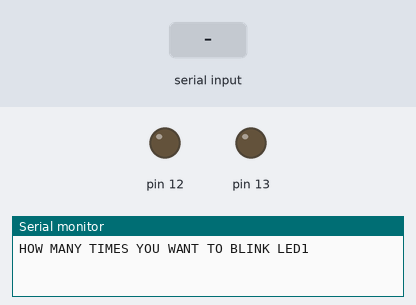
A sketch run on a simulated Arduino Uno, built with avr-gcc and run on an emulated ATmega328P. Parts: output pins drawn as LEDs (lit = HIGH), the last lines printed to the serial monitor. Dashed ring = blinking. The inputs (shaded band) are chosen by the test bench.

Above: at 1.2 s.
1.3 s: "90,45\n" received over Serial
At 1.42 s:
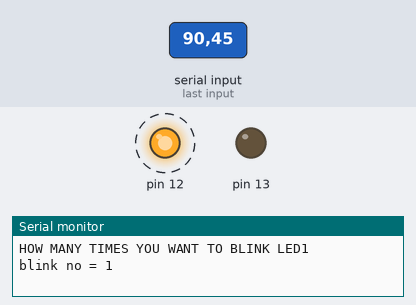
Timing chart, 0 to 10.3 s (numbered marks = the images above; inputs shaded):
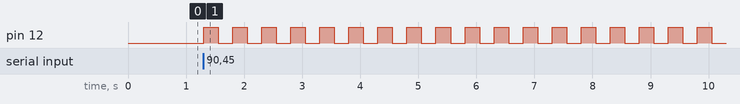

Measured:
- after the input at 1.3 s, pin 12: alternates HIGH for 0.25 s and LOW for 0.25 s, starting at once

The sketch:

sketch_may30b.ino
```cpp
int moro;
void setup() {

Serial.begin(9600);
pinMode(12,OUTPUT);
pinMode(13,OUTPUT);
}

void loop() {
Serial.println("HOW MANY TIMES YOU WANT TO BLINK LED1");
while(Serial.available()==0) {}
moro = Serial.parseInt();
for(int j=1; j<=moro; j=j+1){
  Serial.print("blink no = ");
  Serial.println(j);
  analogWrite(12,255);
  delay(250);
  digitalWrite(12,LOW);
  delay(250);

  }
}
```
